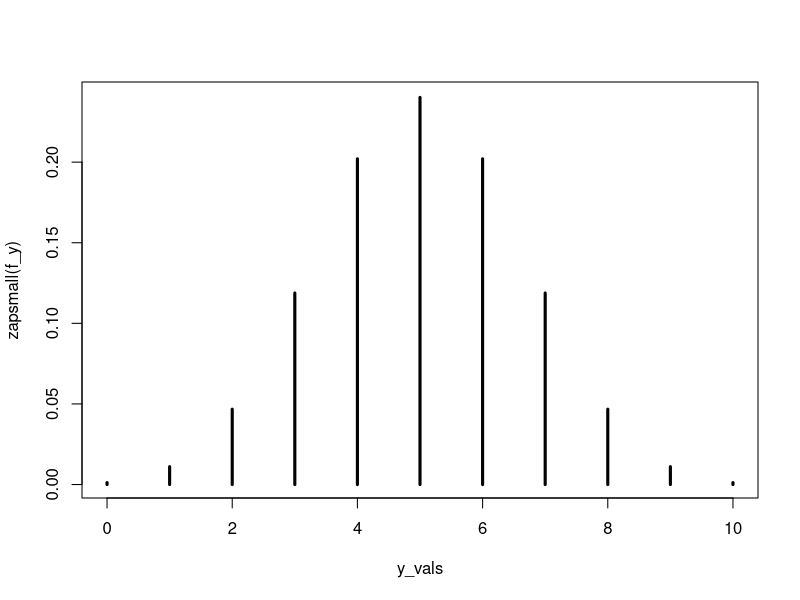
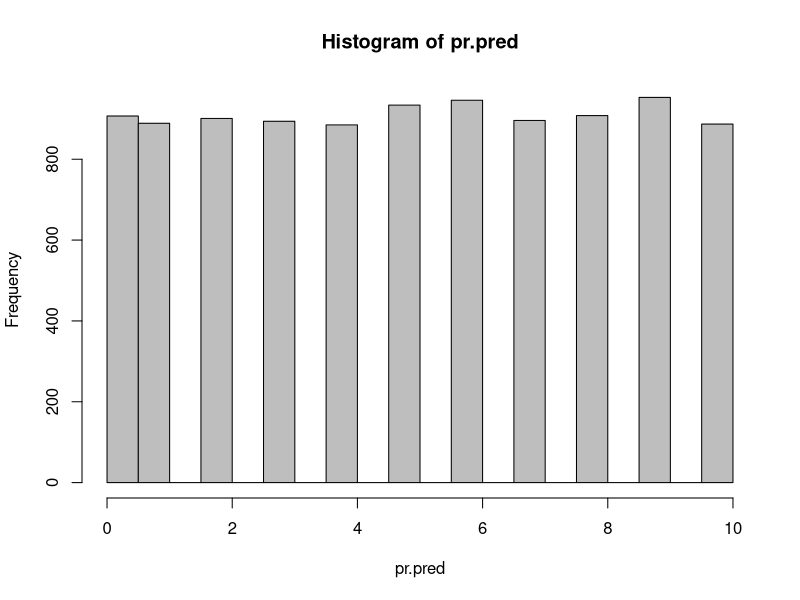
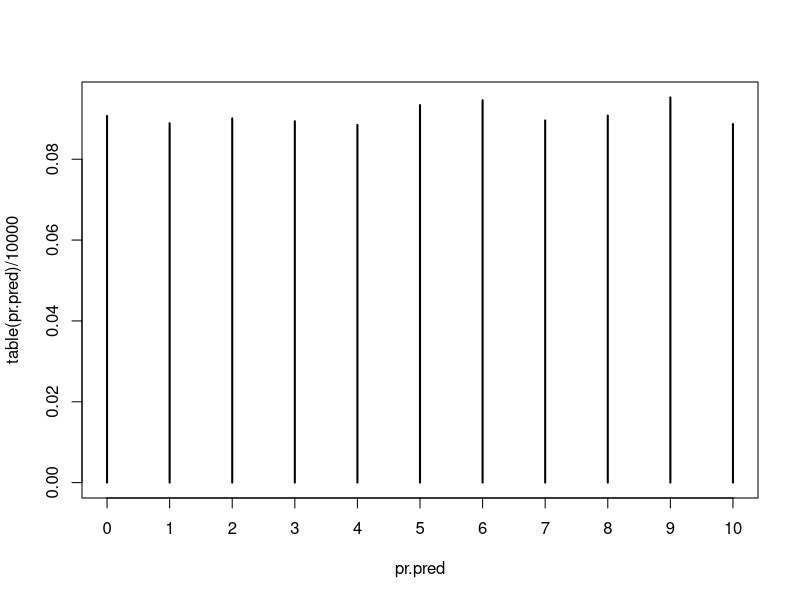

R code for these plots, in order:
## ---- chunk 1
prior_predictive <- function(y, n, a, b) {
  l.f.y <- lgamma(a+b) - lgamma(a) - lgamma(b) + lchoose(n,y) + lgamma(a+y) + lgamma(b+n-y) - lgamma(a+b+n)
  return(exp(l.f.y))
}
## ---- chunk 2
y_vals <- 0:10
f_y <- prior_predictive(y_vals,n=10,a=100,b=100)
plot(y_vals,zapsmall(f_y),type = 'h',lwd=3)
## ---- chunk 3
post_predictive <- function(y_new, n_new, a, b, y_obs, n_obs) {
  
  a_star <- a + y_obs
  b_star <- b + n_obs - y_obs
  
  return( prior_predictive(y_new, n_new, a_star, b_star) )
}
## ---- chunk 4
pr.pred <- rbinom(10000, 10, rbeta(10000, 1, 1))
hist(pr.pred,col = 'gray')
plot(table(pr.pred)/10000)
